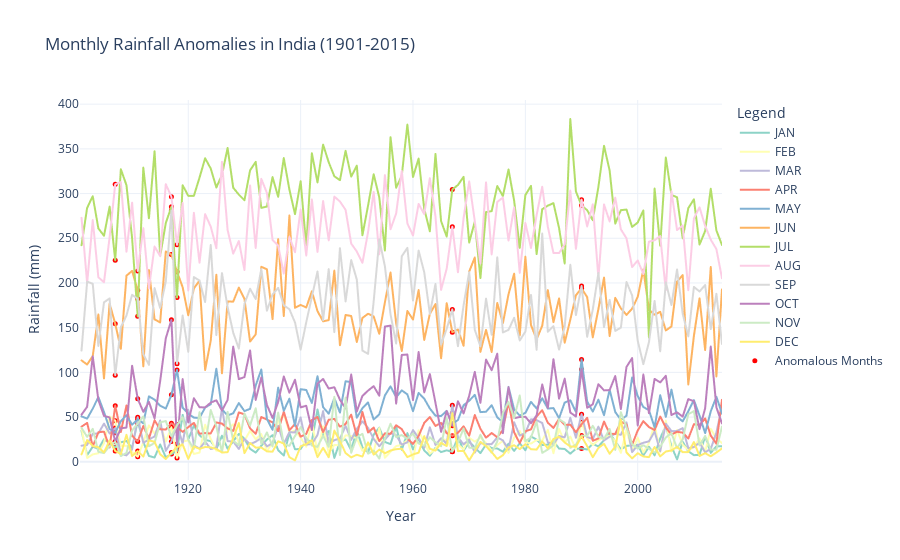

This figure's notebook cell:
### Code cell
#Now, let’s identify anomalies in monthly rainfall:

# preparing data for monthly anomalies

monthly_anomalies = []
for column in monthly_columns:
    for _, row in monthly_anomalies_df.iterrows():
        monthly_anomalies.append({'Year': row['YEAR'], 'Month': column, 'Rainfall': row[column]})

monthly_anomalies_df_long = pd.DataFrame(monthly_anomalies)

fig_monthly_anomalies = px.line(
    rainfall_data,
    x='YEAR',
    y=monthly_columns,
    labels={'YEAR': 'Year', 'value': 'Rainfall (mm)', 'variable': 'Month'},
    title='Monthly Rainfall Anomalies in India (1901-2015)',
    color_discrete_sequence=px.colors.qualitative.Set3
)

fig_monthly_anomalies.add_trace(go.Scatter(
    x=monthly_anomalies_df_long['Year'],
    y=monthly_anomalies_df_long['Rainfall'],
    mode='markers',
    name='Anomalous Months',
    marker=dict(color='red', size=5, symbol='circle')
))

fig_monthly_anomalies.update_layout(
    template='plotly_white',
    legend=dict(title="Legend"),
    height=500
)

fig_monthly_anomalies.show()
print("This graph underscores the uneven distribution and high dependence on monsoonal rainfall for India’s water resources.")
